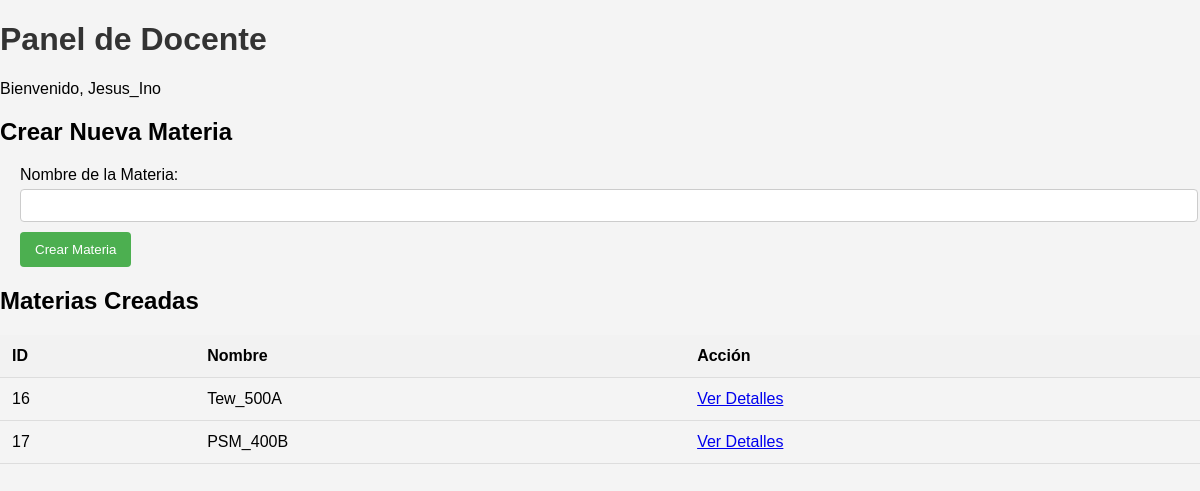
Page /docente.php (signed in) on the committed database.
### tables this page shows
CREATE TABLE `materias` (
  `id` int(11) NOT NULL,
  `nombre` varchar(100) NOT NULL,
  `docente_id` int(11) NOT NULL
);

### docente.php (the view, shortened to what this page needs)
<?php
$servername = "localhost";
$username = "root";
$password = "";
$dbname = "control_asistencia";
$conn = new mysqli($servername, $username, $password, $dbname);
$docente_id = $_SESSION['userid'];
$sql = "SELECT * FROM materias WHERE docente_id='$docente_id'";
$result = $conn->query($sql);
$materias = [];
if ($result->num_rows > 0) {
    while($row = $result->fetch_assoc()) {
        $materias[] = $row;
    }
}
?>
<!DOCTYPE html>
<html lang="es">
<head>
    <link rel="stylesheet" href="styles.css">
</head>
<body>
    <h1>Panel de Docente</h1>
    <p>Bienvenido, <?php echo $_SESSION['username']; ?></p>
    <h2>Crear Nueva Materia</h2>
    <form method="POST" action="docente.php">
        <label for="nombre">Nombre de la Materia:</label>
        <input type="text" id="nombre" name="nombre" required>
        <br>
        <input type="submit" name="create_materia" value="Crear Materia">
    </form>
    <h2>Materias Creadas</h2>
    <table>
        <thead>
            <tr>
                <th>ID</th>
                <th>Nombre</th>
                <th>Acción</th>
            </tr>
        </thead>
        <tbody>
            <?php if (!empty($materias)): ?>
                <?php foreach ($materias as $materia): ?>
                    <tr>
                        <td><?php echo $materia['id']; ?></td>
                        <td><?php echo $materia['nombre']; ?></td>
                        <td><a href="materia.php?id=<?php echo $materia['id']; ?>">Ver Detalles</a></td>
                    </tr>
                <?php endforeach; ?>
            <?php else: ?>
                <tr>
                    <td colspan="3">No hay materias creadas</td>
                </tr>
            <?php endif; ?>
        </tbody>
    </table>
</body>
</html>

### styles.css (style rules this page uses)
body { font-family: Arial, sans-serif; margin: 0; padding: 0; background-color: #f4f4f4; }
h1 { color: #333; }
form { margin: 20px; }
label { display: block; margin-bottom: 5px; }
input[type="text"], input[type="password"], select { width: 100%; padding: 8px; margin-bottom: 10px; border: 1px solid #ccc; border-radius: 4px; }
input[type="submit"], button { background-color: #4CAF50; color: white; padding: 10px 15px; border: none; border-radius: 4px; cursor: pointer; }
table { width: 100%; border-collapse: collapse; margin: 20px 0; }
th, td { padding: 12px; text-align: left; border-bottom: 1px solid #ddd; }
th { background-color: #f2f2f2; }

### rows in the picture
materias: id "16", nombre "Tew_500A"
materias: id "17", nombre "PSM_400B"

### other values in the picture
$_SESSION['username'] "Jesus_Ino"
